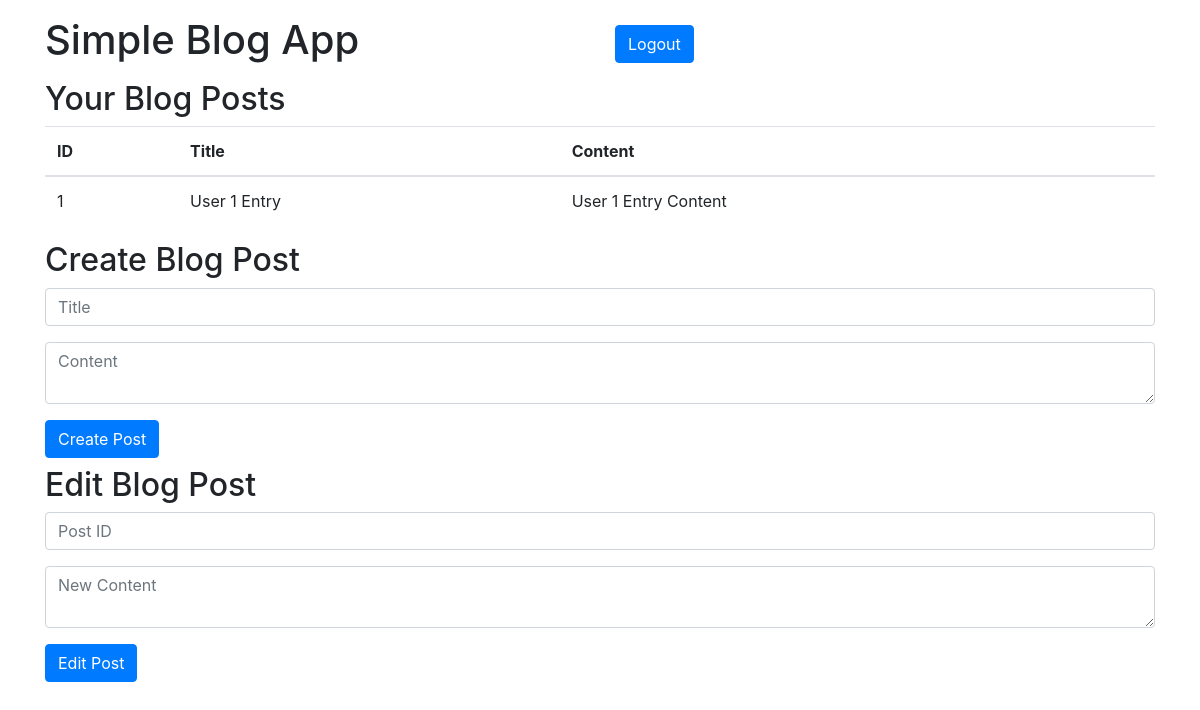
/index.php (signed in), run on the app's committed database.
### tables this page shows
CREATE TABLE posts (id INTEGER PRIMARY KEY, title TEXT, content TEXT, author TEXT);

### index.php (the view, shortened to what this page needs)
<?php
include 'db.php';
$username = $_SESSION['username'];
$query = "SELECT * FROM posts WHERE author=:username";
$stmt = $db->prepare($query);
$stmt->bindParam(':username', $username);
$stmt->execute();
$posts = $stmt->fetchAll(PDO::FETCH_ASSOC);
?>
<!DOCTYPE html>
<html lang="en">
<head>
    <link rel="stylesheet" href="https://stackpath.bootstrapcdn.com/bootstrap/4.5.2/css/bootstrap.min.css">
</head>
<body>
<div class="container">
    <div class="row align-items-center">
        <div class="col-sm">
            <h1 class="mt-3">Simple Blog App</h1>
        </div>
        <div class="col">
            <a class="btn btn-primary mt-3" href="logout.php">Logout</a>
        </div>
    </div>
    <h2 class="mt-2">Your Blog Posts</h2>
    <table class="table">
        <thead>
            <tr>
                <th>ID</th>
                <th>Title</th>
                <th>Content</th>
            </tr>
        </thead>
        <tbody>
            <?php foreach($posts as $post): ?>
            <tr>
                <td><?php echo $post['id']; ?></td>
                <td><?php echo $post['title']; ?></td>
                <td><?php echo $post['content']; ?></td>
            </tr>
            <?php endforeach; ?>
        </tbody>
    </table>
    <h2 class="mt-2">Create Blog Post</h2>
    <form method="post" action="">
        <div class="form-group">
            <input type="text" name="title" class="form-control" placeholder="Title" required>
        </div>
        <div class="form-group">
            <textarea name="content" class="form-control" placeholder="Content" required></textarea>
        </div>
        <button type="submit" name="create_post" class="btn btn-primary">Create Post</button>
    </form>
    <h2 class="mt-2">Edit Blog Post</h2>
    <form method="post" action="">
        <div class="form-group">
            <input type="text" name="post_id" class="form-control" placeholder="Post ID" required>
        </div>
        <div class="form-group">
            <textarea name="new_content" class="form-control" placeholder="New Content" required></textarea>
        </div>
        <button type="submit" name="edit_post" class="btn btn-primary">Edit Post</button>
    </form>
</div>
</body>
</html>

### data on the page
posts: id "1", title "User 1 Entry", content "User 1 Entry Content"
